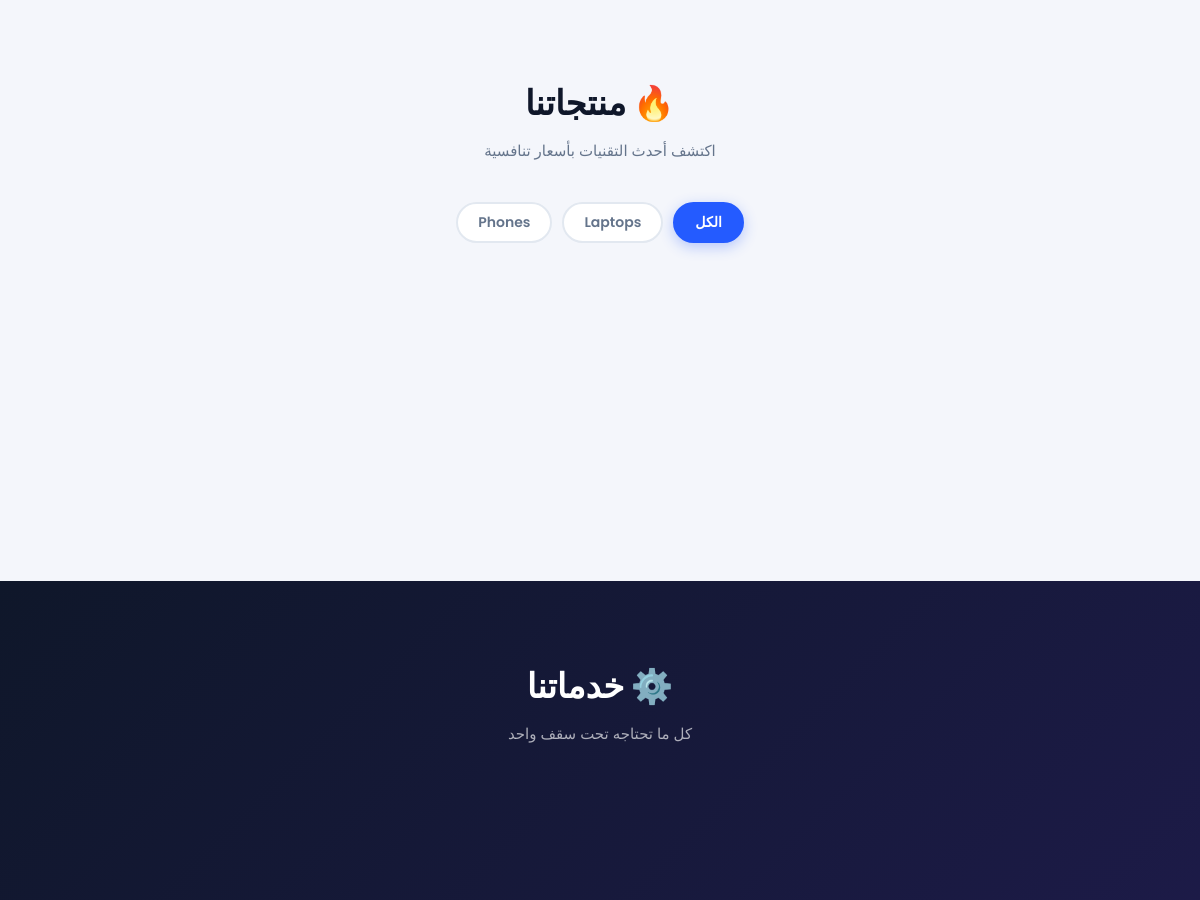
Before: / (middle part) with the older database file.
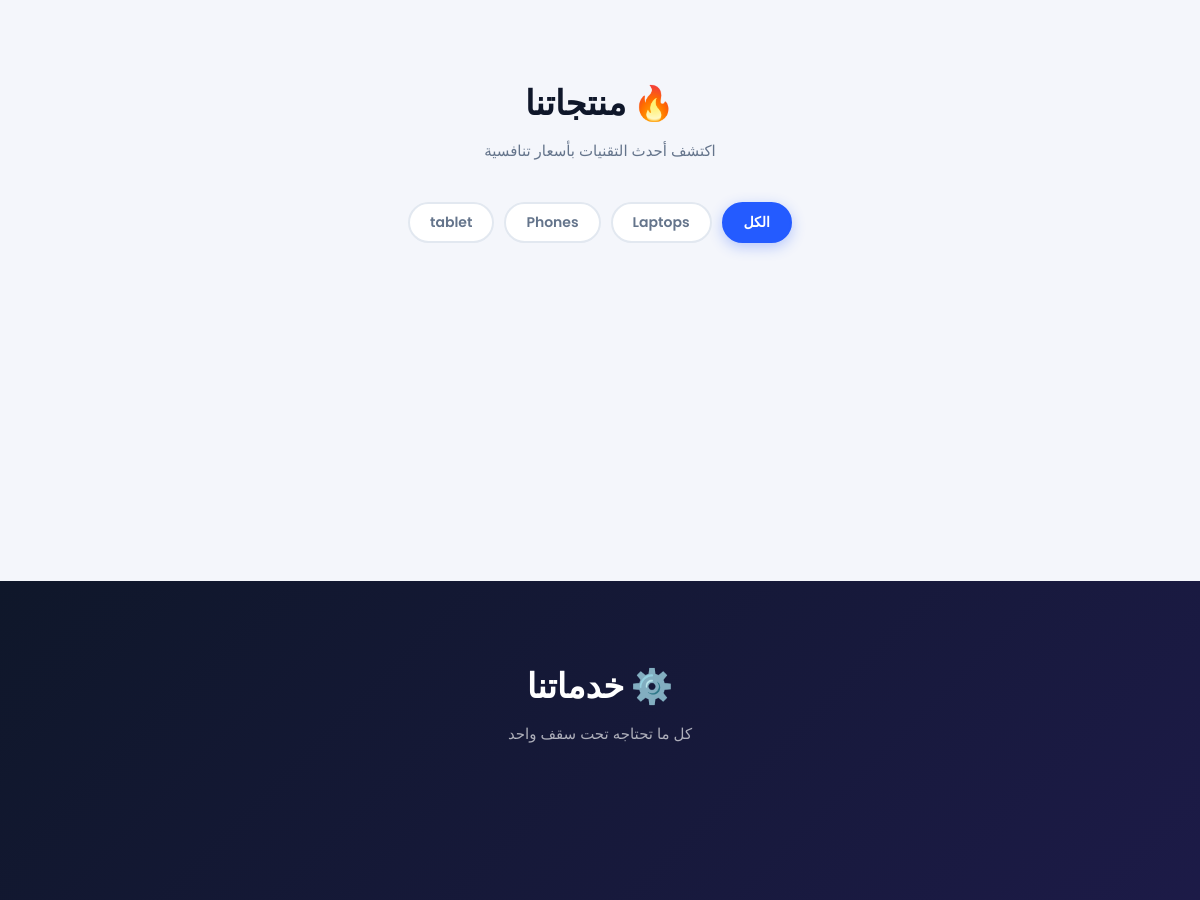
After: the same page with the newer database file.
### tables this page shows
CREATE TABLE `categories` (
  `id` int(11) NOT NULL,
  `name_ar` varchar(255) NOT NULL,
  `name_fr` varchar(255) NOT NULL,
  `name_en` varchar(255) NOT NULL,
  `warranty_duration` varchar(50) DEFAULT NULL,
  `created_at` timestamp NOT NULL DEFAULT current_timestamp()
);

### index.php (the view, shortened to what this page needs)
<?php
include "include/db_connect.php";
$categories = $pdo->query("SELECT * FROM categories ORDER BY name_en ASC")->fetchAll(PDO::FETCH_ASSOC);
?>
<!DOCTYPE html>
<html lang="ar" dir="rtl">
<head>
  <link rel="stylesheet" href="assests/css/main.css" />
  <link rel="stylesheet" href="assests/css/enhancements.css" />
  <link rel="stylesheet" href="assests/css/index_page.css" />
</head>
<body>
<section class="products-section" id="products">
  <div class="section-header">
    <h2 class="section-title" data-i18n="sec_products_title">🔥 منتجاتنا</h2>
    <p class="section-sub"   data-i18n="sec_products_sub">اكتشف أحدث التقنيات بأسعار تنافسية</p>
  </div>
  <div class="cat-pills" id="cat-pills">
    <button class="cat-pill active" data-cat="" data-i18n="cat_all">الكل</button>
    <?php foreach ($categories as $cat): ?>
    <button class="cat-pill" data-cat="<?= $cat['id'] ?>"><?= htmlspecialchars($cat['name_en']) ?></button>
    <?php endforeach; ?>
  </div>
  <div class="products" id="products-grid">
  </div>
</section>
<section class="services-section" id="services-section">
  <div class="section-header">
    <h2 class="section-title" data-i18n="sec_services_title">⚙️ خدماتنا</h2>
    <p class="section-sub"   data-i18n="sec_services_sub">كل ما تحتاجه تحت سقف واحد</p>
  </div>
  <div class="services-grid">
  </div>
</section>
</body>
</html>

### assests/css/main.css (style rules this page uses)
*, *::before, *::after { margin:0; padding:0; box-sizing:border-box; }
:root { --blue: #245bff; --blue-dk: #1a3fcf; --purple: #7b2cff; --indigo: #4f46e5; --dark: #0f172a; --text: #1e293b; --muted: #64748b; --light: #f4f6fb; --white: #ffffff; --radius: 14px; --shadow: 0 4px 24px rgba(0,0,0,0.08); --shadow-lg: 0 12px 40px rgba(0,0,0,0.14); }
html { scroll-behavior: smooth; }
body { font-family: 'Poppins', sans-serif; background: var(--light); color: var(--text); padding-top: 72px; direction: rtl; }
.section-header { text-align: center; margin-bottom: 40px; }
.section-title { font-size: clamp(24px, 4vw, 34px); font-weight: 800; color: var(--dark); margin-bottom: 10px; }
.section-sub { font-size: 15px; color: var(--muted); }
.products-section { padding: 80px 24px; max-width: 1300px; margin: auto; }
.cat-pills { display: flex; gap: 10px; flex-wrap: wrap; justify-content: center; margin-bottom: 36px; }
.cat-pill { padding: 8px 20px; border-radius: 40px; border: 2px solid #e2e8f0; background: var(--white); color: var(--muted); font-size: 14px; font-weight: 600; cursor: pointer; transition: all .2s; font-family: inherit; }
.cat-pill:hover, .cat-pill.active { background: var(--blue); border-color: var(--blue); color: #fff; box-shadow: 0 4px 14px rgba(36,91,255,.3); }
.products { display: grid; grid-template-columns: repeat(auto-fill, minmax(260px, 1fr)); gap: 28px; }
.services-section { background: linear-gradient(135deg, #0f172a 0%, #1e1b4b 100%); padding: 80px 24px; }
.services-section .section-title, .services-section .section-sub { color: #fff; }
.services-section .section-sub { color: rgba(255,255,255,.65); }
.services-grid { max-width: 1100px; margin: auto; display: grid; grid-template-columns: repeat(auto-fit, minmax(220px, 1fr)); gap: 24px; }

Changed rows visible on the page:
added categories: name_en "tablet"
